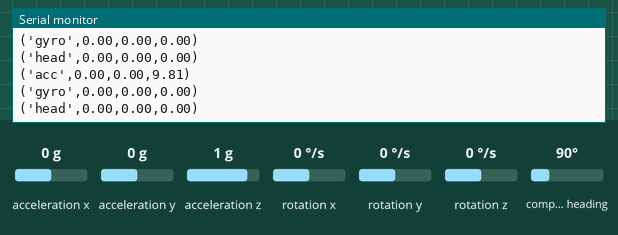
Simulated run of this sketch. Board: Arduino Uno, built with avr-gcc and run on an emulated ATmega328P. On the bench: the last lines printed to the serial monitor. The inputs (shaded band) are chosen by the test bench; at power-on: acceleration x 0 g, acceleration y 0 g, acceleration z 1 g, rotation x 0 °/s, rotation y 0 °/s, rotation z 0 °/s, compass heading 90°. EEPROM starts erased.

Above: at 4.2 s.
4.3 s: acceleration x set to -0.2 g
At 5.2 s:
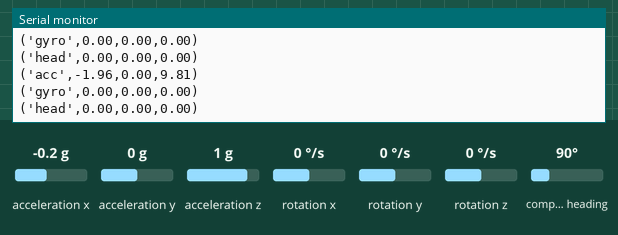
7.3 s: acceleration y set to -0.2 g
At 8.3 s:
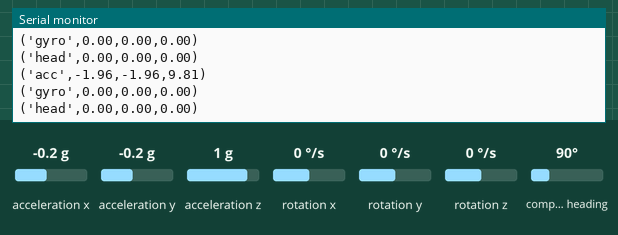

Measured:
- after the input at 4.3 s, the serial monitor: prints a new line at once (image 1)
- after the input at 7.3 s, the serial monitor: prints a new line at once (image 2)

The sketch:

sensor_BNO055.ino
```cpp
#include <Adafruit_BNO055.h>
#include <SoftwareSerial.h>
#include <EEPROM.h>
#include <Wire.h>
#include <Adafruit_Sensor.h>
#include "constants.h"

/* Set the delay between fresh samples */
#define BNO055_SAMPLERATE_DELAY_MS (10)

Adafruit_BNO055 bno = Adafruit_BNO055(20);

/**************************************************************************/
/*
    Displays some basic information on this sensor from the unified
    sensor API sensor_t type (see Adafruit_Sensor for more information)
    */
/**************************************************************************/
void displaySensorDetails(void)
{
    sensor_t sensor;
    bno.getSensor(&sensor);
    Serial.println("------------------------------------");
    Serial.print("Sensor:       "); Serial.println(sensor.name);
    Serial.print("Driver Ver:   "); Serial.println(sensor.version);
    Serial.print("Unique ID:    "); Serial.println(sensor.sensor_id);
    Serial.print("Max Value:    "); Serial.print(sensor.max_value); Serial.println(" xxx");
    Serial.print("Min Value:    "); Serial.print(sensor.min_value); Serial.println(" xxx");
    Serial.print("Resolution:   "); Serial.print(sensor.resolution); Serial.println(" xxx");
    Serial.println("------------------------------------");
    Serial.println("");
    delay(500);
}

/**************************************************************************/
/*
    Display some basic info about the sensor status
    */
/**************************************************************************/
void displaySensorStatus(void)
{
    /* Get the system status values (mostly for debugging purposes) */
    uint8_t system_status, self_test_results, system_error;
    system_status = self_test_results = system_error = 0;
    bno.getSystemStatus(&system_status, &self_test_results, &system_error);

    /* Display the results in the Serial Monitor */
    Serial.println("");
    Serial.print("System Status: 0x");
    Serial.println(system_status, HEX);
    Serial.print("Self Test:     0x");
    Serial.println(self_test_results, HEX);
    Serial.print("System Error:  0x");
    Serial.println(system_error, HEX);
    Serial.println("");
    delay(500);
}

/**************************************************************************/
/*
    Display sensor calibration status
    */
/**************************************************************************/
void displayCalStatus(void)
{
    /* Get the four calibration values (0..3) */
    /* Any sensor data reporting 0 should be ignored, */
    /* 3 means 'fully calibrated" */
    uint8_t system, gyro, accel, mag;
    system = gyro = accel = mag = 0;
    bno.getCalibration(&system, &gyro, &accel, &mag);

    /* The data should be ignored until the system calibration is > 0 */
    Serial.print("\t");
    if (!system)
    {
        Serial.print("! ");
    }

    /* Display the individual values */
    Serial.print("Sys:");
    Serial.print(system, DEC);
    Serial.print(" G:");
    Serial.print(gyro, DEC);
    Serial.print(" A:");
    Serial.print(accel, DEC);
    Serial.print(" M:");
    Serial.print(mag, DEC);
}

/**************************************************************************/
/*
    Display the raw calibration offset and radius data
    */
/**************************************************************************/
void displaySensorOffsets(const adafruit_bno055_offsets_t &calibData)
{
    Serial.print("Accelerometer: ");
    Serial.print(calibData.accel_offset_x); Serial.print(" ");
    Serial.print(calibData.accel_offset_y); Serial.print(" ");
    Serial.print(calibData.accel_offset_z); Serial.print(" ");

    Serial.print("\nGyro: ");
    Serial.print(calibData.gyro_offset_x); Serial.print(" ");
    Serial.print(calibData.gyro_offset_y); Serial.print(" ");
    Serial.print(calibData.gyro_offset_z); Serial.print(" ");

    Serial.print("\nMag: ");
    Serial.print(calibData.mag_offset_x); Serial.print(" ");
    Serial.print(calibData.mag_offset_y); Serial.print(" ");
    Serial.print(calibData.mag_offset_z); Serial.print(" ");

    Serial.print("\nAccel Radius: ");
    Serial.print(calibData.accel_radius);

    Serial.print("\nMag Radius: ");
    Serial.print(calibData.mag_radius);
}


/**************************************************************************/
/*
    Arduino setup function (automatically called at startup)
    */
/**************************************************************************/
void setup(void)
{
    Serial.begin(115200);
    delay(1000);
    //Serial.println("Orientation Sensor Test"); Serial.println("");

    /* Initialise the sensor */
    if (!bno.begin())
    {
        /* There was a problem detecting the BNO055 ... check your connections */
        Serial.print("Ooops, no BNO055 detected ... Check your wiring or I2C ADDR!");
        while (1);
    }

    int eeAddress = 0;
    long bnoID;
    bool foundCalib = false;

    EEPROM.get(eeAddress, bnoID);

    adafruit_bno055_offsets_t calibrationData;
    sensor_t sensor;

    /*
    *  Look for the sensor's unique ID at the beginning oF EEPROM.
    *  This isn't foolproof, but it's better than nothing.
    */
    bno.getSensor(&sensor);
    if (bnoID != sensor.sensor_id)
    {
        Serial.println("\nNo Calibration Data for this sensor exists in EEPROM");
        delay(500);
    }
    else
    {
        //Serial.println("\nFound Calibration for this sensor in EEPROM.");
        eeAddress += sizeof(long);
        EEPROM.get(eeAddress, calibrationData);

        //displaySensorOffsets(calibrationData);

        //Serial.println("\n\nRestoring Calibration data to the BNO055...");
        bno.setSensorOffsets(calibrationData);

        //Serial.println("\n\nCalibration data loaded into BNO055");
        foundCalib = true;
    }

    delay(1000);

    /* Display some basic information on this sensor */
    //displaySensorDetails();

    /* Optional: Display current status */
    //displaySensorStatus();

    bno.setExtCrystalUse(true);

    sensors_event_t event;
    bno.getEvent(&event);
    if (foundCalib){
        /*
        Serial.println("Move sensor slightly to calibrate magnetometers");
        while (!bno.isFullyCalibrated())
        {
            bno.getEvent(&event);
            delay(BNO055_SAMPLERATE_DELAY_MS);
        }
        */
    }
    else
    {
        Serial.println("Please Calibrate Sensor: ");
        while (!bno.isFullyCalibrated())
        {
            bno.getEvent(&event);

            Serial.print("X: ");
            Serial.print(event.orientation.x, 4);
            Serial.print("\tY: ");
            Serial.print(event.orientation.y, 4);
            Serial.print("\tZ: ");
            Serial.print(event.orientation.z, 4);

            /* Optional: Display calibration status */
            displayCalStatus();

            /* New line for the next sample */
            Serial.println("");

            /* Wait the specified delay before requesting new data */
            delay(BNO055_SAMPLERATE_DELAY_MS);
        }
    }
    /*
    Serial.println("\nFully calibrated!");
    Serial.println("--------------------------------");
    Serial.println("Calibration Results: ");
    */
    adafruit_bno055_offsets_t newCalib;
    bno.getSensorOffsets(newCalib);
    /*
    displaySensorOffsets(newCalib);

    Serial.println("\n\nStoring calibration data to EEPROM...");
    */
    eeAddress = 0;
    bno.getSensor(&sensor);
    bnoID = sensor.sensor_id;

    EEPROM.put(eeAddress, bnoID);

    eeAddress += sizeof(long);
    EEPROM.put(eeAddress, newCalib);
    /*
    Serial.println("Data stored to EEPROM.");

    Serial.println("\n--------------------------------\n");
    */
    delay(500);
}

// Possible vector values can be:
// - VECTOR_ACCELEROMETER - m/s^2
// - VECTOR_MAGNETOMETER  - uT
// - VECTOR_GYROSCOPE     - rad/s
// - VECTOR_EULER         - degrees
// - VECTOR_LINEARACCEL   - m/s^2
// - VECTOR_GRAVITY       - m/s^2
// Since we use the 9-DOF fusion mode, the sensitivity is automatic controlled by the mcu.
const float pi = 3.14159;
double accValues[3] = {0.0f};  //accValues[x], accValues[y], accValues[z]
double gyroValues[3] = {0.0f};
double orientation[3] = {0.0f};
double head[3] = {0.0f};

void updateAccValues() {
    imu::Vector<3> acc = bno.getVector(Adafruit_BNO055::VECTOR_ACCELEROMETER);
    accValues[0] = acc.x();
    accValues[1] = acc.y();
    accValues[2] = acc.z();
}

void updateGyroValues() {
    imu::Vector<3> gyro = bno.getVector(Adafruit_BNO055::VECTOR_GYROSCOPE);
    gyroValues[0] = gyro.x();
    gyroValues[1] = gyro.y();
    gyroValues[2] = gyro.z();
}

void updateOrientation() {
    imu::Quaternion quat = bno.getQuat();
    imu::Vector<3> oriet = quat.toEuler();
    orientation[0] = oriet.x();
    orientation[1] = oriet.y();
    orientation[2] = oriet.z();
}

void updateHeadings() {
    float deltaT=getDeltaTMicros();
    for (int j=0;j<3;j++) {
        head[j] += (gyroValues[j]*deltaT)/1000000.0f;
    }
}

unsigned long getDeltaTMicros()
{
    static unsigned long lastTime=0;
    unsigned long currentTime=micros();
    unsigned long deltaT=currentTime-lastTime;
    if (deltaT < 0.0)
         deltaT=currentTime+(4294967295-lastTime);
    lastTime=currentTime;
    return deltaT;
}

void printAccValues() {
    Serial.print("('acc',");
    Serial.print(accValues[0]); Serial.print(",");
    Serial.print(accValues[1]); Serial.print(",");
    Serial.print(accValues[2]); Serial.println(")");
}

void printHeadings() {
    Serial.print("('head',");
    Serial.print(head[0]);
    Serial.print(',');

    Serial.print(head[1]);
    Serial.print(',');

    Serial.print(head[2]);
    Serial.println(')');
}

void printGyroValues() {
    Serial.print("(");
    Serial.print(STATE_GYRO);
    Serial.print(",");
    Serial.print(gyroValues[0]);
    Serial.print(",");
    Serial.print(gyroValues[1]);
    Serial.print(",");
    Serial.print(gyroValues[2]);
    Serial.println(")");
}

void printOrientation() {
    Serial.print("(");
    Serial.print("'head'");
    Serial.print(",");
    Serial.print(orientation[0]);
    Serial.print(",");
    Serial.print(orientation[1]);
    Serial.print(",");
    Serial.print(orientation[2]);
    Serial.println(")");
}

void loop() {
    updateAccValues();
    updateGyroValues();
    updateOrientation();
    ////updateHeadings();
    printAccValues();
    printGyroValues();
    ////printHeadings();
    printOrientation();
    /*
    sensors_event_t event;
    bno.getEvent(&event);
    Serial.print("X: ");
    Serial.print(event.orientation.x, 4);
    Serial.print("\tY: ");
    Serial.print(event.orientation.y, 4);
    Serial.print("\tZ: ");
    Serial.print(event.orientation.z, 4);
    */

    /* Optional: Display calibration status */
    //displayCalStatus();

    /* Optional: Display sensor status (debug only) */
    //displaySensorStatus();

    /* New line for the next sample */
    Serial.println("");

    /* Wait the specified delay before requesting new data */
    delay(BNO055_SAMPLERATE_DELAY_MS);
}
```

constants.h
```cpp
/////////////////////
// All possible states (i.e. first numbers sent in tuples along serial)
//
// These are the possible states of the control system.
// States are reached by button presses or drive commands, except for error state.
#define STATE_HUMAN_FULL_CONTROL            1
#define STATE_LOCK                          2
#define STATE_AI_AI_STEER_HUMAN_MOTOR 3
#define STATE_AI_HUMAN_STEER_HUMAN_MOTOR 5
#define STATE_AI_AI_STEER_AI_MOTOR 6
#define STATE_AI_HUMAN_STEER_AI_MOTOR 7
#define STATE_LOCK_CALIBRATE                4
#define STATE_ERROR                         -1
// Now for the sensors
#define STATE_GPS                           "'gps'"
#define STATE_GYRO                          "'gyro'"
#define STATE_SONAR                         "'sonar'"
#define STATE_ENCODER                       "'encoder'"
//
/////////////////////


/////////////////////
// Servo constants
//
// These define extreme min an max values that should never be broken.
#define SERVO_MAX   2000
#define MOTOR_MAX   SERVO_MAX
#define BUTTON_MAX  SERVO_MAX
#define SERVO_MIN   500
#define MOTOR_MIN   SERVO_MIN
#define BUTTON_MIN  SERVO_MIN
//
/////////////////////


/////////////////////
// The hand-held radio controller has two buttons. Pressing the upper or lower
// allows for reaching separate PWM levels: ~ 1710, 1200, 1000, and 888
// These are used for different control states.
#define BUTTON_A 1710 // Human in full control of driving
#define BUTTON_B 1200 // Lock state
#define BUTTON_C 964  // AI steering, human on accelerator
#define BUTTON_D 850  // Calibration of steering and motor control ranges
#define BUTTON_DELTA 50 // range around button value that is considered in that value
//
/////////////////////
```
